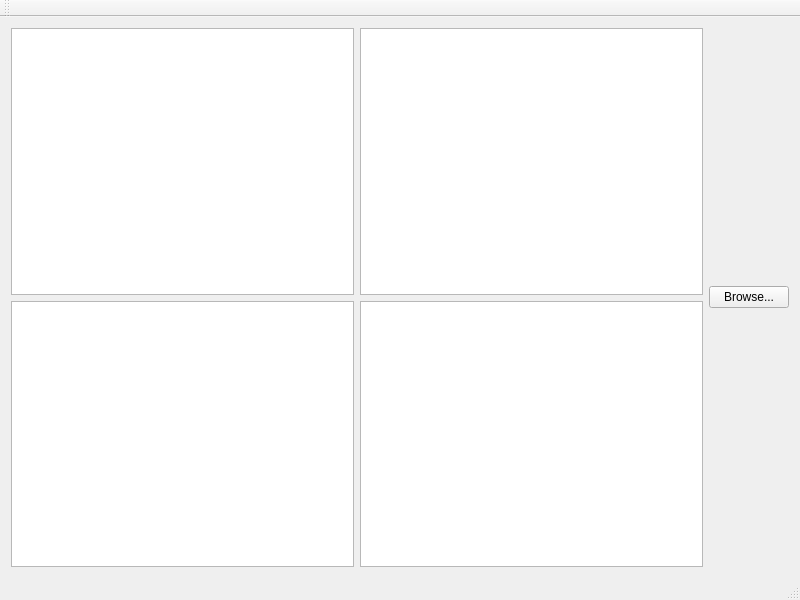
<?xml version="1.0" encoding="UTF-8"?>
<ui version="4.0">
 <class>MainWindow</class>
 <widget class="QMainWindow" name="MainWindow">
  <property name="geometry">
   <rect>
    <x>0</x>
    <y>0</y>
    <width>800</width>
    <height>600</height>
   </rect>
  </property>
  <property name="minimumSize">
   <size>
    <width>800</width>
    <height>600</height>
   </size>
  </property>
  <property name="windowTitle">
   <string>Luwak</string>
  </property>
  <widget class="QWidget" name="centralWidget">
   <property name="contextMenuPolicy">
    <enum>Qt::ActionsContextMenu</enum>
   </property>
   <property name="autoFillBackground">
    <bool>false</bool>
   </property>
   <layout class="QHBoxLayout" name="horizontalLayout_2">
    <item>
     <layout class="QHBoxLayout" name="horizontalLayout">
      <property name="sizeConstraint">
       <enum>QLayout::SetDefaultConstraint</enum>
      </property>
      <property name="rightMargin">
       <number>0</number>
      </property>
      <item>
       <layout class="QGridLayout" name="imgGridLayout">
        <item row="0" column="1">
         <widget class="QGraphicsView" name="graphicsViewNE">
          <property name="verticalScrollBarPolicy">
           <enum>Qt::ScrollBarAlwaysOff</enum>
          </property>
          <property name="horizontalScrollBarPolicy">
           <enum>Qt::ScrollBarAlwaysOff</enum>
          </property>
         </widget>
        </item>
        <item row="1" column="1">
         <widget class="QGraphicsView" name="graphicsViewSE">
          <property name="verticalScrollBarPolicy">
           <enum>Qt::ScrollBarAlwaysOff</enum>
          </property>
          <property name="horizontalScrollBarPolicy">
           <enum>Qt::ScrollBarAlwaysOff</enum>
          </property>
         </widget>
        </item>
        <item row="1" column="0">
         <widget class="QGraphicsView" name="graphicsViewSO">
          <property name="verticalScrollBarPolicy">
           <enum>Qt::ScrollBarAlwaysOff</enum>
          </property>
          <property name="horizontalScrollBarPolicy">
           <enum>Qt::ScrollBarAlwaysOff</enum>
          </property>
         </widget>
        </item>
        <item row="0" column="0">
         <widget class="QGraphicsView" name="graphicsViewNO">
          <property name="verticalScrollBarPolicy">
           <enum>Qt::ScrollBarAlwaysOff</enum>
          </property>
          <property name="horizontalScrollBarPolicy">
           <enum>Qt::ScrollBarAlwaysOff</enum>
          </property>
         </widget>
        </item>
       </layout>
      </item>
      <item>
       <layout class="QGridLayout" name="gridLayout_2">
        <property name="verticalSpacing">
         <number>0</number>
        </property>
        <item row="0" column="0">
         <widget class="QPushButton" name="b_browse_img">
          <property name="text">
           <string>Browse...</string>
          </property>
         </widget>
        </item>
       </layout>
      </item>
     </layout>
    </item>
   </layout>
  </widget>
  <widget class="QToolBar" name="mainToolBar">
   <attribute name="toolBarArea">
    <enum>TopToolBarArea</enum>
   </attribute>
   <attribute name="toolBarBreak">
    <bool>false</bool>
   </attribute>
  </widget>
  <widget class="QStatusBar" name="statusBar"/>
  <widget class="QMenuBar" name="menuBar">
   <property name="geometry">
    <rect>
     <x>0</x>
     <y>0</y>
     <width>800</width>
     <height>25</height>
    </rect>
   </property>
  </widget>
 </widget>
 <layoutdefault spacing="6" margin="11"/>
 <tabstops>
  <tabstop>graphicsViewNO</tabstop>
  <tabstop>graphicsViewNE</tabstop>
  <tabstop>graphicsViewSO</tabstop>
  <tabstop>graphicsViewSE</tabstop>
 </tabstops>
 <resources/>
 <connections/>
</ui>
